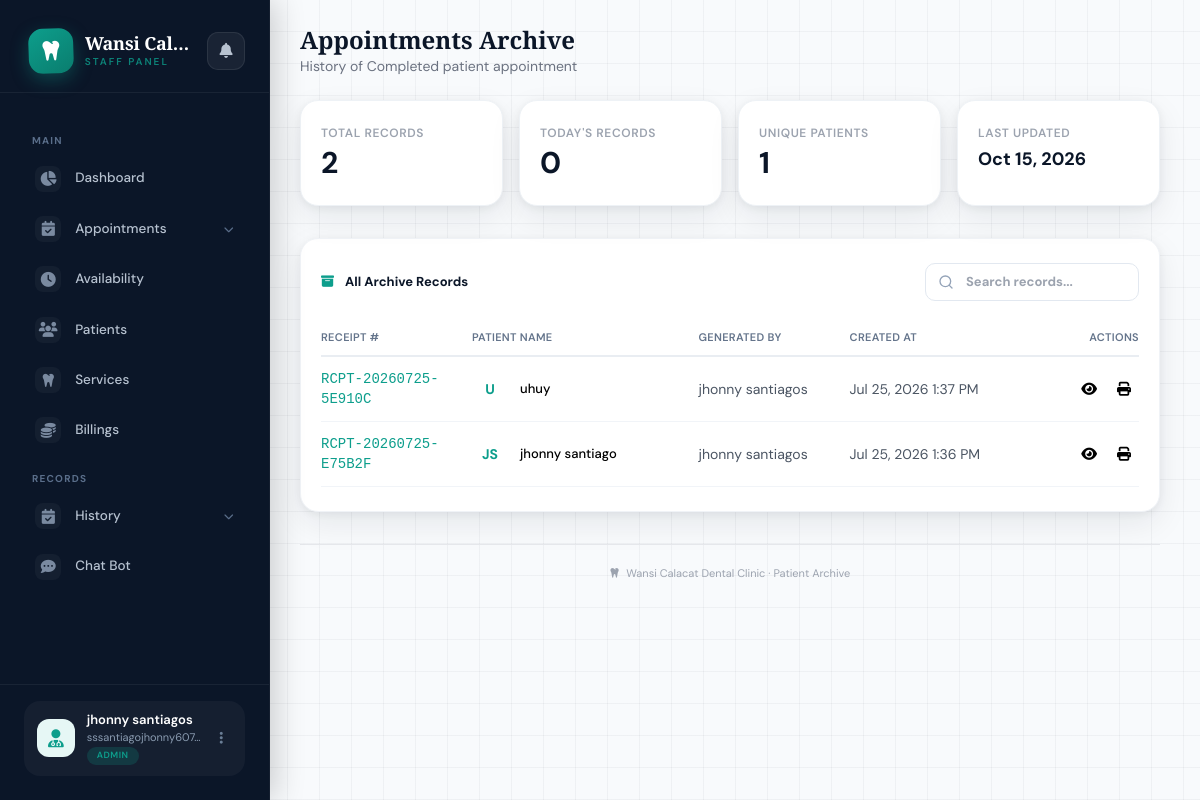
/pages/staff/patient-record-history.php (signed in), run on the app's committed database.
### tables this page shows
CREATE TABLE `patient_record_archive` (
  `id` int NOT NULL AUTO_INCREMENT,
  `receipt_code` varchar(30) NOT NULL,
  `appointment_id` int NOT NULL,
  `patient_key` varchar(255) DEFAULT NULL,
  `full_name` varchar(150) DEFAULT NULL,
  `snapshot_json` longtext NOT NULL,
  `generated_by` varchar(100) DEFAULT NULL,
  `created_at` timestamp NULL DEFAULT CURRENT_TIMESTAMP,
  PRIMARY KEY (`id`),
  UNIQUE KEY `uniq_receipt_code` (`receipt_code`),
  KEY `idx_appointment_id` (`appointment_id`)
);

### pages/staff/patient-record-history.php (the view, shortened to what this page needs)
<?php
require '../../conn/conn.php';
function h($value) { return htmlspecialchars($value ?? '', ENT_QUOTES, 'UTF-8'); }
function getInitials($name) {
    $words = explode(' ', $name);
    $initials = '';
    foreach ($words as $word) {
        if (!empty($word)) {
            $initials .= strtoupper($word[0]);
        }
    }
    return substr($initials, 0, 2);
}
function formatDate($timestamp) {
    return date('M j, Y g:i A', strtotime($timestamp));
}
function getArchivesPaginated($conn, $search = '', $page = 1, $limit = 15) {
    $page = max(1, (int)$page);
    $offset = ($page - 1) * $limit;
    $sql = "SELECT * FROM patient_record_archive WHERE 1=1";
    $count_sql = "SELECT COUNT(*) as total FROM patient_record_archive WHERE 1=1";
    $params = [];
    $types = "";
    $count_stmt = $conn->prepare($count_sql);
    $count_stmt->execute();
    $total = (int)$count_stmt->get_result()->fetch_assoc()['total'];
    $total_pages = max(1, (int)ceil($total / $limit));
    $sql .= " ORDER BY created_at DESC LIMIT ? OFFSET ?";
    $params[] = $limit;
    $params[] = $offset;
    $types .= "ii";
    $stmt = $conn->prepare($sql);
    $stmt->bind_param($types, ...$params);
    $stmt->execute();
    $rows = $stmt->get_result()->fetch_all(MYSQLI_ASSOC);
    return [
        'rows' => $rows,
        'total' => $total,
        'total_pages' => $total_pages,
        'page' => $page
    ];
}
function getArchiveStats($conn) {
    $stats = [];
    $result = $conn->query("SELECT COUNT(*) as total FROM patient_record_archive");
    $stats['total'] = $result->fetch_assoc()['total'] ?? 0;
    $result = $conn->query("SELECT COUNT(*) as today FROM patient_record_archive WHERE DATE(created_at) = CURDATE()");
    $stats['today'] = $result->fetch_assoc()['today'] ?? 0;
    $result = $conn->query("SELECT COUNT(DISTINCT patient_key) as unique_patients FROM patient_record_archive WHERE patient_key IS NOT NULL");
    $stats['unique_patients'] = $result->fetch_assoc()['unique_patients'] ?? 0;
    return $stats;
}
function resolveAppointmentId($record) {
    $snap = json_decode($record['snapshot_json'], true);
    $candidates = [
        $snap['appointment']['id']     ?? null,
        $snap['appointment_id']        ?? null,
        $snap['appointment']['appt_id'] ?? null,
    ];
    foreach ($candidates as $c) {
        if (!empty($c) && is_numeric($c)) return (int)$c;
    }
    return 0;
}
function renderArchiveRow($record) {
    $appointmentId = resolveAppointmentId($record);
    ?>
    <div class="archive-table-row archive-item"
         data-id="<?= $record['id'] ?>"
         data-receipt="<?= h($record['receipt_code']) ?>"
         data-name="<?= h($record['full_name']) ?>"
         data-generated="<?= h($record['generated_by']) ?>"
         data-appointment-id="<?= (int)$appointmentId ?>">
        <span class="font-mono text-sm font-medium text-teal"><?= h($record['receipt_code'] ?? '—') ?></span>
        <span class="font-medium flex items-center gap-3">
            <div class="avatar bg-teal-light text-teal">
                <?= getInitials($record['full_name'] ?? 'Unknown') ?>
            </div>
            <?= h($record['full_name'] ?? 'Unknown Patient') ?>
        </span>
        <span class="text-gray-600 text-sm"><?= h($record['generated_by'] ?? 'System') ?></span>
        <span class="text-gray-600 text-sm"><?= formatDate($record['created_at']) ?></span>
        <span class="text-right flex items-center justify-end gap-1">
            <button class="action-btn view" onclick="viewRecord(<?= $record['id'] ?>)" title="View Details">
                <i class="fas fa-eye"></i>
            </button>
            <button class="action-btn print"
                    onclick="printFromArchive(<?= $record['id'] ?>, <?= (int)$appointmentId ?>)"
                    title="Print Dental Certificate">
                <i class="fas fa-print"></i>
            </button>
        </span>
    </div>
    <?php
    return ob_get_clean();
}
    ?>
    <?php
$limit = 15;
$page = max(1, (int)($_GET['page'] ?? 1));
$archiveResult = getArchivesPaginated($conn, '', $page, $limit);
$records = $archiveResult['rows'];
$stats = getArchiveStats($conn);
include 'ssidebar.php';
?>
<!DOCTYPE html>
<html lang="en">
<head>
  <script src="https://cdn.tailwindcss.com"></script>
  <link rel="stylesheet" href="https://cdnjs.cloudflare.com/ajax/libs/font-awesome/6.4.0/css/all.min.css">
</head>
<body>
<div class="main-content">
  <main class="py-6 px-4">
    <div class="container-modern">
      <div class="flex flex-wrap items-center justify-between gap-4 mb-6">
        <div>
          <h1 class="text-2xl font-bold text-dark-blue">Appointments Archive</h1>
          <p class="text-sm text-gray-500">History of Completed patient appointment</p>
        </div>
      </div>
      <div class="grid grid-cols-2 lg:grid-cols-4 gap-4 mb-8">
        <div class="stat-card">
          <p class="text-xs font-semibold text-gray-400 uppercase tracking-wider">Total Records</p>
          <p class="text-3xl font-bold text-dark-blue mt-1"><?= number_format($stats['total']) ?></p>
        </div>
        <div class="stat-card">
          <p class="text-xs font-semibold text-gray-400 uppercase tracking-wider">Today's Records</p>
          <p class="text-3xl font-bold text-dark-blue mt-1"><?= number_format($stats['today']) ?></p>
        </div>
        <div class="stat-card">
          <p class="text-xs font-semibold text-gray-400 uppercase tracking-wider">Unique Patients</p>
          <p class="text-3xl font-bold text-dark-blue mt-1"><?= number_format($stats['unique_patients']) ?></p>
        </div>
        <div class="stat-card">
          <p class="text-xs font-semibold text-gray-400 uppercase tracking-wider">Last Updated</p>
          <p class="text-lg font-bold text-dark-blue mt-1"><?= date('M j, Y') ?></p>
        </div>
      </div>
      <div class="dashboard-card">
        <div class="card-title">
          <span><i class="fas fa-archive mr-2 text-teal"></i> All Archive Records</span>
          <div class="flex items-center gap-3">
            <div class="relative search-loading" id="searchContainer">
              <input type="text" class="search-input" id="searchInput" placeholder="Search records..." autocomplete="off">
            </div>
          </div>
        </div>
        <div class="mt-4 overflow-x-auto" id="archiveTableContainer">
          <div class="archive-table-row head">
            <span>Receipt #</span>
            <span>Patient Name</span>
            <span>Generated By</span>
            <span>Created At</span>
            <span class="text-right">Actions</span>
          </div>
          <div id="archiveRows">
            <?php if (empty($records)): ?>
              <div class="text-center py-12 text-gray-400">
                <i class="fas fa-archive text-4xl mb-3 block"></i>
                <p class="text-lg">No archive records found</p>
                <p class="text-sm">Records will appear here when patients are archived</p>
              </div>
            <?php else: ?>
              <?php foreach ($records as $record): ?>
                <?= renderArchiveRow($record) ?>
              <?php endforeach; ?>
            <?php endif; ?>
          </div>
        </div>
      </div>
      <div class="mt-8 text-center text-[11px] text-gray-400 border-t border-gray-200 pt-5">
        <i class="fas fa-tooth mr-1 text-teal/50"></i> Wansi Calacat Dental Clinic · Patient Archive
      </div>
    </div>
  </main>
</div>
</body>
</html>

### pages/staff/ssidebar.php (style rules this page uses)
:root { --sb-navy: #0b1628; --sb-navy-light: #131f35; --sb-teal: #0d9e8c; --sb-teal-light: #e6f7f5; --sb-teal-glow: rgba(13, 158, 140, 0.25); --sidebar-width: 270px; --sb-radius: 14px; }

### pages/staff/patient-record-history.php (style rules this page uses)
* { font-family: 'DM Sans', system-ui, sans-serif; }
h1, h2, h3, h4, .logo-name { font-family: 'Playfair Display', Georgia, serif; }
:root { --navy: #0b1628; --teal: #0d9e8c; --teal-dark: #0a7d6e; --teal-light: #e6f7f5; --off: #f7f9fc; --slate: #64748b; --shadow-card: 0 2px 8px rgba(11,22,40,.06), 0 12px 32px rgba(11,22,40,.08); }
body { background-color: #f8fafc; background-image: linear-gradient(rgba(11,22,40,0.04) 1px, transparent 1px), linear-gradient(90deg, rgba(11,22,40,0.04) 1px, transparent 1px); background-size: 32px 32px; background-position: -1px -1px; }
.text-teal { color: var(--teal); }
.text-dark-blue { color: var(--navy); }
.container-modern { max-width: 1280px; margin: 0 auto; padding: 0 1.5rem; }
.stat-card { background: white; border-radius: 18px; padding: 1.5rem 1.25rem; box-shadow: var(--shadow-card); border: 1px solid #eef2f6; transition: all 0.2s; }
.dashboard-card { background: white; border-radius: 18px; padding: 1.5rem 1.25rem; box-shadow: var(--shadow-card); border: 1px solid #f0f3f7; }
.dashboard-card .card-title { font-size: 13px; font-weight: 700; color: var(--navy); display: flex; align-items: center; justify-content: space-between; flex-wrap: wrap; gap: 10px; }
.archive-table-row { display: grid; grid-template-columns: 1.2fr 1.8fr 1.2fr 1.5fr 0.8fr; padding: 12px 0; border-bottom: 1px solid #f1f4f8; font-size: 13px; align-items: center; }
.archive-table-row.head { font-weight: 600; color: var(--slate); font-size: 11px; letter-spacing: 0.3px; text-transform: uppercase; border-bottom: 2px solid #e9edf2; padding-bottom: 10px; }
.avatar { width: 36px; height: 36px; border-radius: 50%; display: flex; align-items: center; justify-content: center; font-weight: 700; font-size: 14px; flex-shrink: 0; }
@media (min-width: 1024px) { .main-content { margin-left: 260px; } }
.search-input { padding: 8px 16px 8px 40px; border-radius: 10px; border: 1.5px solid #e2e8f0; font-size: 13px; background-size: 16px; transition: all 0.2s; width: 100%; max-width: 280px; }
.action-btn { padding: 4px 8px; border-radius: 6px; transition: all 0.2s; cursor: pointer; border: none; background: transparent; font-size: 14px; text-decoration: none; display: inline-flex; align-items: center; justify-content: center; color: inherit; }
.search-loading { position: relative; }

### data on the page
patient_record_archive: receipt_code "RCPT-20260725-5E910C", full_name "U", full_name "uhuy", generated_by "jhonny santiagos", created_at "Jul 25, 2026 1:37 PM"
patient_record_archive: receipt_code "RCPT-20260725-E75B2F", full_name "JS", full_name "jhonny santiago", generated_by "jhonny santiagos", created_at "Jul 25, 2026 1:36 PM"

### other printed values
$user_name "jhonny santiagos"
$user_email "sssantiagojhonny607…"
$user_role "ADMIN"
$stats['total'] "2"
$stats['today'] "0"
$stats['unique_patients'] "1"
